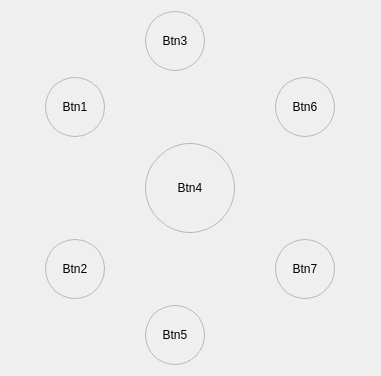
<?xml version="1.0" encoding="UTF-8"?>
<ui version="4.0">
 <class>Form</class>
 <widget class="QWidget" name="Form">
  <property name="geometry">
   <rect>
    <x>0</x>
    <y>0</y>
    <width>381</width>
    <height>372</height>
   </rect>
  </property>
  <property name="windowTitle">
   <string>Form</string>
  </property>
  <property name="styleSheet">
   <string notr="true">QPushButton, QToolButton {
    /* On définit une bordure pour forcer Qt à prendre en compte le border-radius */
    border: 1px solid palette(mid); 
    border-radius: 30px; /* Pour un bouton de 50x50 */
}

QPushButton:hover, QToolButton:hover {
    background-color: palette(highlight); /* Utilise la couleur de sélection du thème actuel */
}</string>
  </property>
  <layout class="QGridLayout" name="gridLayout">
   <item row="0" column="1">
    <widget class="QToolButton" name="toolButton_3">
     <property name="sizePolicy">
      <sizepolicy hsizetype="Minimum" vsizetype="Minimum">
       <horstretch>0</horstretch>
       <verstretch>0</verstretch>
      </sizepolicy>
     </property>
     <property name="minimumSize">
      <size>
       <width>60</width>
       <height>60</height>
      </size>
     </property>
     <property name="maximumSize">
      <size>
       <width>60</width>
       <height>60</height>
      </size>
     </property>
     <property name="text">
      <string>Btn3</string>
     </property>
     <property name="iconSize">
      <size>
       <width>40</width>
       <height>40</height>
      </size>
     </property>
    </widget>
   </item>
   <item row="1" column="0">
    <widget class="QToolButton" name="toolButton_1">
     <property name="sizePolicy">
      <sizepolicy hsizetype="Minimum" vsizetype="Minimum">
       <horstretch>0</horstretch>
       <verstretch>0</verstretch>
      </sizepolicy>
     </property>
     <property name="minimumSize">
      <size>
       <width>60</width>
       <height>60</height>
      </size>
     </property>
     <property name="maximumSize">
      <size>
       <width>60</width>
       <height>60</height>
      </size>
     </property>
     <property name="text">
      <string>Btn1</string>
     </property>
     <property name="iconSize">
      <size>
       <width>40</width>
       <height>40</height>
      </size>
     </property>
    </widget>
   </item>
   <item row="1" column="2">
    <widget class="QToolButton" name="toolButton_6">
     <property name="sizePolicy">
      <sizepolicy hsizetype="Minimum" vsizetype="Minimum">
       <horstretch>0</horstretch>
       <verstretch>0</verstretch>
      </sizepolicy>
     </property>
     <property name="minimumSize">
      <size>
       <width>60</width>
       <height>60</height>
      </size>
     </property>
     <property name="maximumSize">
      <size>
       <width>60</width>
       <height>60</height>
      </size>
     </property>
     <property name="text">
      <string>Btn6</string>
     </property>
     <property name="iconSize">
      <size>
       <width>40</width>
       <height>40</height>
      </size>
     </property>
    </widget>
   </item>
   <item row="2" column="1">
    <widget class="QToolButton" name="toolButton_4">
     <property name="sizePolicy">
      <sizepolicy hsizetype="Minimum" vsizetype="Minimum">
       <horstretch>0</horstretch>
       <verstretch>0</verstretch>
      </sizepolicy>
     </property>
     <property name="minimumSize">
      <size>
       <width>90</width>
       <height>90</height>
      </size>
     </property>
     <property name="maximumSize">
      <size>
       <width>90</width>
       <height>90</height>
      </size>
     </property>
     <property name="styleSheet">
      <string notr="true">QPushButton, QToolButton {
    /* Utilise la bordure du thème */
    border: 1px solid palette(mid); 
    border-radius: 45px; 
}

QPushButton:hover, QToolButton:hover {
    /* La couleur de survol du thème */
    background-color: palette(highlight);
}</string>
     </property>
     <property name="text">
      <string>Btn4</string>
     </property>
     <property name="iconSize">
      <size>
       <width>40</width>
       <height>40</height>
      </size>
     </property>
    </widget>
   </item>
   <item row="3" column="0">
    <widget class="QToolButton" name="toolButton_2">
     <property name="sizePolicy">
      <sizepolicy hsizetype="Minimum" vsizetype="Minimum">
       <horstretch>0</horstretch>
       <verstretch>0</verstretch>
      </sizepolicy>
     </property>
     <property name="minimumSize">
      <size>
       <width>60</width>
       <height>60</height>
      </size>
     </property>
     <property name="maximumSize">
      <size>
       <width>60</width>
       <height>60</height>
      </size>
     </property>
     <property name="text">
      <string>Btn2</string>
     </property>
     <property name="iconSize">
      <size>
       <width>40</width>
       <height>40</height>
      </size>
     </property>
    </widget>
   </item>
   <item row="3" column="2">
    <widget class="QToolButton" name="toolButton_7">
     <property name="sizePolicy">
      <sizepolicy hsizetype="Minimum" vsizetype="Minimum">
       <horstretch>0</horstretch>
       <verstretch>0</verstretch>
      </sizepolicy>
     </property>
     <property name="minimumSize">
      <size>
       <width>60</width>
       <height>60</height>
      </size>
     </property>
     <property name="maximumSize">
      <size>
       <width>60</width>
       <height>60</height>
      </size>
     </property>
     <property name="text">
      <string>Btn7</string>
     </property>
     <property name="iconSize">
      <size>
       <width>40</width>
       <height>40</height>
      </size>
     </property>
    </widget>
   </item>
   <item row="4" column="1">
    <widget class="QToolButton" name="toolButton_5">
     <property name="sizePolicy">
      <sizepolicy hsizetype="Minimum" vsizetype="Minimum">
       <horstretch>0</horstretch>
       <verstretch>0</verstretch>
      </sizepolicy>
     </property>
     <property name="minimumSize">
      <size>
       <width>60</width>
       <height>60</height>
      </size>
     </property>
     <property name="maximumSize">
      <size>
       <width>60</width>
       <height>60</height>
      </size>
     </property>
     <property name="text">
      <string>Btn5</string>
     </property>
     <property name="iconSize">
      <size>
       <width>40</width>
       <height>40</height>
      </size>
     </property>
    </widget>
   </item>
  </layout>
 </widget>
 <resources/>
 <connections/>
</ui>
